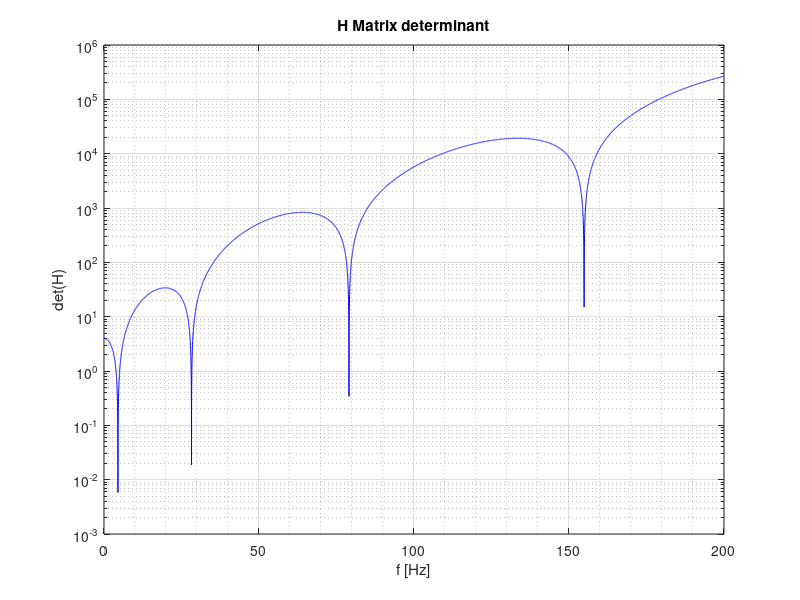
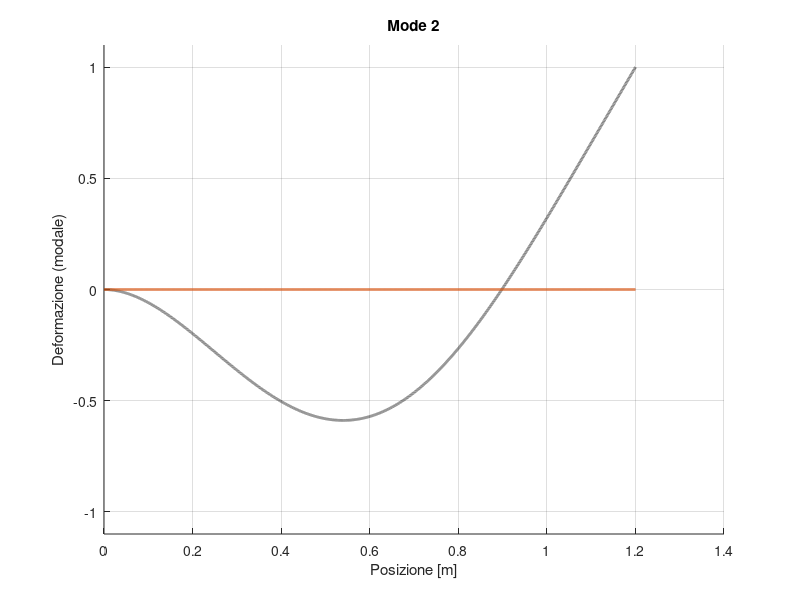

These figures' MATLAB source, in order: (Note: this script raises an error after producing the figures.)
clear all
close all
clc

%% BEAM 
%% Definition of the mechanical properties of the system

h = 0.008;               % thickness [m]
b = 0.04;                % width [m]
rho = 2700;             % density [kg/^3]
L = 1.2;                % beam length [m]  
E = 68e9;               % Young Modulus [Pa]
J = b*h^3/12;           % Inertia moment [m^4]
V = L*b*h;              % volume [m^3]
M = rho*V;
m = M/L; % mass [Kg]
xsi = 0.01;             % smorzamento adimensionale

% Setting the frequency range
fmax = 200;                        %[Hz]
% resolutions
n_points = 10000; 
% create frequency vectors
freq=linspace(0,fmax,n_points);    % [Hz]
omega=2*pi*freq;                   %[rad/s]


%% Calculation
% Building the matrix of the coefficients from the BCs for a cantilever
% beam
H=@(omega) [            1                                       0                                           1                                           0    ;
                        0                                       1                                           0                                           1    ;
              -cos(L*(m*omega^2/(E*J))^(1/4))        -sin(L*(m*omega^2/(E*J))^(1/4))            cosh(L*(m*omega^2/(E*J))^(1/4))             sinh(L*(m*omega^2/(E*J))^(1/4));
              sin(L*(m*omega^2/(E*J))^(1/4))         -cos(L*(m*omega^2/(E*J))^(1/4))            sinh(L*(m*omega^2/(E*J))^(1/4))             cosh(L*(m*omega^2/(E*J))^(1/4));];

% inizializzo il vettore dove inserirò il valore del determinante
dets = zeros(length(omega),1);
% calculate H matrix determinant in the frequency range
for i=1:length(omega)
    dets(i)=det(H(omega(i)));
end

% plot determinant
figure, box on
semilogy(freq,abs(dets),'-b')
hold on;
grid on;
grid minor;
ylabel('det(H)');
xlabel('f [Hz]');
title("H Matrix determinant")


%% Imposing that the determinant is null
% inizializzo il vettore dove metto gli indici per cui si annulla il
% determinate (frequenze proprie)
i_nat=[];
% trovo i minimi locali del determinante e salvo gli indici in i_nat
for i=2:length(dets)-1
    if abs(dets(i)) < abs(dets(i-1)) && abs(dets(i)) < abs(dets(i+1))
        i_nat(end+1)=i;
    end
end
% stampo a schermo le frequenze proprie
fprintf('Natural frequencies [Hz]:\n ');
disp(freq(i_nat));
% aggiungo nel plot precedente dei pallini dove ho le frequenze proprie
% plot(freq(i_nat),abs(dets(i_nat)),'or')

%% Solving the reduced system
% Ora sappiamo i valori di omega (frequenze proprie) per cui il sistema è singolare, 
% quindi possiamo risolvere il sistema ridotto per trovare i modi.

% inizializzo la matrice dove in ogni colonna metterò i modi per diverse
% frequenze proprie
X_hat = zeros(4, length(i_nat)); 

% Salvo i valori dei coefficienti quando omega è pari alla frequenza
% propria (in pratica salvo i modi) nella matrice C_hat
for i_mode = 1:length(i_nat)
    % trovo omega0 (frequenza propria)
    omega_i = omega(i_nat(i_mode));
    
    % calcolo la matrice H quando omega = omega_i (frequenza propria)
    Hi = H(omega_i);
    
    % estraggo la parte ridotta della matrice Hi (2:4, 2:4)
    Hi_hat = Hi(2:4, 2:4);  % 3x3 matrix
    Ni_hat = Hi(2:4, 1);    % 3x1 vector
    
    % Risolvo il sistema Hi_hat * Xi_hat = -Ni_hat
    % Trovo il vettore del modo di vibrare e lo aggiungo nella matrce dei modi
    X_hat(:, i_mode) = [1; -Hi_hat\Ni_hat];  % Il primo componente è 1 e gli altri sono risolti
    
end

%% Modal shapes computation
% Distretizzo l'asse della lunghezza della trave
x = linspace(0, L, n_points);  % vettore di lunghezza della trave
dx = x(2);  % distanza fra i punti

% Calcolo dei modi per ogni frequenza propria
modes_shapes = zeros(length(i_nat), length(x));  % inizializzo la matrice dei modi

for i_mode = 1:length(i_nat)
    omega_i = omega(i_nat(i_mode));  % Frequenza propria
    gamma_i = (L * m * omega_i^2 / (E * J))^(1/4);  % parametro di vibrazione gamma_i
    
    % Calcolo del modo di vibrazione per ogni punto dell'asse x
    modes_shapes(i_mode, :) = X_hat(1, i_mode) * cos(gamma_i * x) ...
                    + X_hat(2, i_mode) * sin(gamma_i * x) ...
                    + X_hat(3, i_mode) * cosh(gamma_i * x) ...
                    + X_hat(4, i_mode) * sinh(gamma_i * x);
end

% Normalizzo i modi per far sì che il massimo valore sia 1
normaliz = max(abs(modes_shapes), [], 2);  % Normalizzo per ciascun modo (per ogni riga)
modes_shapes = modes_shapes ./ normaliz;  % Normalizzazione dei modi

% Se vuoi normalizzare ogni modo separatamente per avere il primo valore pari a 1:
% phi = phi ./ phi(:,1);  % Normalizza ogni modo rispetto al primo valore



%% Animation
mode = 2;

colors_p = lines(length(i_nat));  % palette colori

figure('Position', [100, 100, 1200, 500]); hold on; grid on;
title(['Mode ', num2str(mode)])
plot(x, modes_shapes(mode,:), ':k', 'LineWidth', 2)
h1 = plot(x, zeros(size(x)), 'LineWidth', 2, 'color', colors_p(mode, :));
xlabel('Posizione [m]')
ylabel('Deformazione (modale)')
ylim([-1, 1] * max(abs(modes_shapes(mode,:))) * 1.1)
% 
% Parametri dell’animazione
T = 1 / freq(i_nat(mode));     % Periodo reale della frequenza naturale
n_cycles = 4;               % Numero di cicli da animare
n_frames = 1000;             % Numero di frame totali

t = linspace(0, n_cycles*T, n_frames);  % tempo continuo

for k = 1:length(t)
    if ishandle(h1)
        w1 = modes_shapes(mode,:) * cos(2*pi*freq(i_nat(mode)) * t(k));  % uso 2πf per l'argomento del coseno
        h1.YData = w1;
        pause(T/n_frames);
    else
        return
    end
end




%% Transfer Function

% posizioni acceleroemtri
xj = [ 0.1 0.2 0.3 0.5 0.7 0.8 1 1.2]; %[m]
% posizione martellata
xk = 1.2; %[m]

% inizializzo la matrice da esportare
frf = zeros(length(freq),length(xj));

for ii = 1: length(xj)
    % Trova l'indice di xj nel vettore x
    [~, pos_xj] = min(abs(x - xj(ii)));
    
    % Trova l'indice di xk nel vettore x
    [~, pos_xk] = min(abs(x - xk));
    
    % modal mass vector initialization
    modal_mass = zeros(1,length(i_nat));
    
    % modal mass calculation for every mode
    for i = 1:length(i_nat)
        modal_mass(i,1) = m * trapz(x,modes_shapes(i,:).^2);
    end
    
    
    % transfer function initialization
    FRF = zeros(1,length(omega));
    
    % transfer function calculation
    for k = 1:length(omega)
        FRF(k) = 0; % inizializza a zero
        for i = 1:length(i_nat)
            FRF(k) = FRF(k) + ( ( modes_shapes(i,pos_xj) * modes_shapes(i,pos_xk) ) / modal_mass(i) ) / ...
                         ( -omega(k)^2 + 2i * xsi * omega(k) * omega(i_nat(i)) + omega(i_nat(i))^2 );
        end
    end

    % salvo la FRF nella matrice da esoportare
    frf(:,ii) = FRF.';
    
    % % transfer function calculation for single unit impulse force
    % for i = 1:length(i_nat)
    %     num = modes_shapes(i, pos_xj) * modes_shapes(i, pos_xk);
    %     den = -omega.^2 + 2i * xsi * omega * omega(i_nat(i)) + omega(i_nat(i))^2;
    %     FRF = FRF + (num / modal_mass(i)) ./ den;
    % end
    
    %% FRF plot 
    % Calcolo ampiezza e fase della FRF
    FRF_amp = abs(FRF);             % modulo
    FRF_phase = angle(FRF);         % fase in radianti

    % Crea la figura con due subplot
    figure;

    % ---- Ampiezza (semilogaritmica) ----
    subplot(2,1,1);
    semilogy(freq, FRF_amp, 'b', 'LineWidth', 2);
    grid on;
    xlabel('Frequenza [Hz]');
    ylabel('|G(j\omega)|');
    title('Funzione di Trasferimento - Ampiezza');
    xlim([0 max(freq)]);

    % ---- Fase ----
    subplot(2,1,2);
    plot(freq, FRF_phase, 'r', 'LineWidth', 2);
    grid on;
    xlabel('Frequenza [Hz]');
    ylabel('Fase [rad]');
    title('Funzione di Trasferimento - Fase');
    xlim([0 max(freq)]);
    
end

% Crea la cartella "Results" se non esiste
output_folder = 'Results\Analytic\';
if ~exist(output_folder, 'dir')
    mkdir(output_folder);
end

% Crea un suffisso col valore della martellata (xk), ad esempio "xk_1.2m"
suffix = sprintf('co-located_%.2fm', xk);

% Percorso completo del file .mat con nome dinamico
mat_path = fullfile(output_folder, ['FRF_analytical_' suffix '.mat']);

% Salva il file
save(mat_path, 'freq', 'frf');

mode_path = fullfile(output_folder, ['PhiMatrix' suffix '.mat']);
save(mode_path,"modes_shapes");

freq_path = fullfile(output_folder, 'freq.mat');
save(freq_path,"freq");

% Messaggio di conferma
disp(['FRF esportata in: ', mat_path]);


% Crea un file di testo descrittivo delle posizioni
txt_path = fullfile(output_folder, ['FRF_analytical_' suffix '_info.txt']);
fid = fopen(txt_path, 'w');

fprintf(fid, 'Informazioni sulle posizioni per il file: %s\n\n', ['FRF_analytical_' suffix '.mat']);
fprintf(fid, 'Posizione forza (martellata): xk = %.3f m\n\n', xk);

fprintf(fid, 'Accelerometri:\n');
for i = 1:length(xj)
    fprintf(fid, '  Colonna %d --> Accelerometro in xj = %.3f m\n', i, xj(i));
end

fclose(fid);

% Messaggio di conferma anche per il file txt
disp(['Informazioni di posizione esportate in: ', txt_path]);
